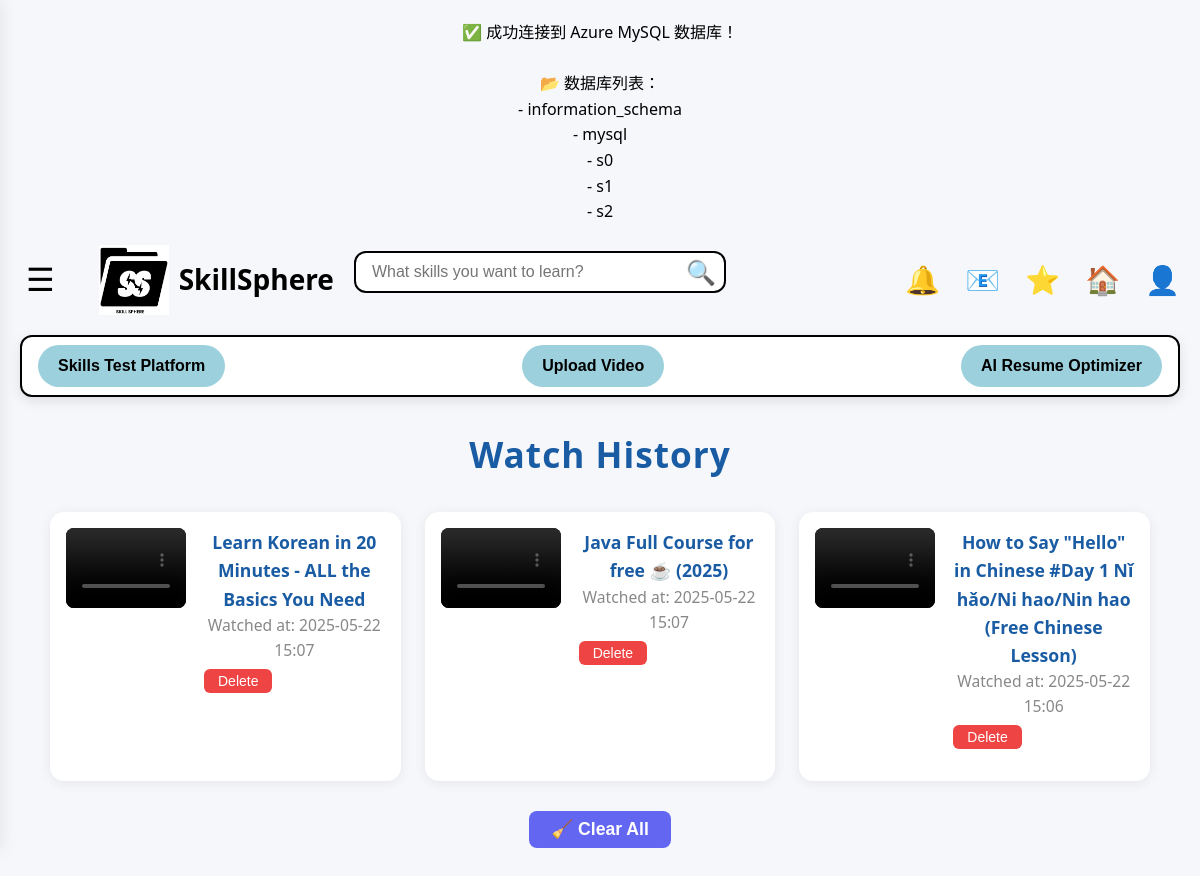
/templates/watch_history.php (signed in), run on the app's committed database.
### tables this page shows
CREATE TABLE `watch_history` (
  `id` int(11) NOT NULL,
  `user_id` int(11) NOT NULL,
  `video_id` int(11) NOT NULL,
  `watched_at` datetime DEFAULT current_timestamp()
);

CREATE TABLE `videos` (
  `id` int(11) NOT NULL,
  `title` varchar(255) NOT NULL,
  `description` text DEFAULT NULL,
  `category` varchar(50) DEFAULT NULL,
  `file_path` varchar(255) NOT NULL,
  `thumbnail` varchar(255) DEFAULT NULL,
  `upload_time` timestamp NOT NULL DEFAULT current_timestamp(),
  `uploaded_at` datetime DEFAULT current_timestamp(),
  `like_count` int(11) DEFAULT 0,
  `user_id` int(11) NOT NULL,
  `created_at` timestamp NOT NULL DEFAULT current_timestamp(),
  `video_url` varchar(255) DEFAULT NULL
);

### templates/watch_history.php (the view, shortened to what this page needs)
<?php
require 'db.php';
include 'nav.php';
$user_id = $_SESSION['user_id'];
$stmt = $pdo->prepare("SELECT v.*, h.watched_at, h.id as history_id FROM watch_history h JOIN videos v ON v.id = h.video_id WHERE h.user_id = ? ORDER BY h.watched_at DESC");
$stmt->execute([$user_id]);
$watched = $stmt->fetchAll(PDO::FETCH_ASSOC);
?>
<!DOCTYPE html>
<html>
<head>
</head>
<body>
<h2>Watch History</h2>
<div class="history-grid">
<?php foreach ($watched as $v): ?>
  <div class="history-card">
    <a href="video_detail.php?id=<?= $v['id'] ?>">
      <video src="<?= htmlspecialchars($v['file_path'] ?? $v['video_url']) ?>" controls muted></video>
    </a>
    <div class="history-info">
      <a href="video_detail.php?id=<?= $v['id'] ?>" class="history-title"><?= htmlspecialchars($v['title']) ?></a>
      <div class="history-time">Watched at: <?= date('Y-m-d H:i', strtotime($v['watched_at'])) ?></div>
      <div class="history-actions">
        <form method="POST" action="delete_history.php" class="delete-history-form" style="display:inline;">
          <button type="submit">Delete</button>
        </form>
      </div>
    </div>
  </div>
<?php endforeach; ?>
</div>
<form method="POST" action="clear_history.php" id="clearHistoryForm">
  <button type="submit" class="clear-btn">🧹 Clear All</button>
</form>
</body>
</html>

### templates/style.css (style rules this page uses)
body { font-family: Arial, sans-serif; margin: 0; padding: 0; text-align: center; background-color: white; }

### templates/nav.php (style rules this page uses)
body { font-family: 'Segoe UI', Arial, sans-serif; padding: 20px; }
h2 { text-align: center; margin-bottom: 30px; color: #1a5ca4; font-size: 2.2em; letter-spacing: 1px; }
body { font-family: 'Segoe UI', Tahoma, Geneva, Verdana, sans-serif; line-height: 1.6; background-color: #f5f7fa; margin: 0; padding: 20px; }

### templates/watch_history.php (style rules this page uses)
.history-grid { display: grid; grid-template-columns: repeat(auto-fill, minmax(340px, 1fr)); gap: 24px; margin: 30px auto; max-width: 1100px; }
.history-card { background: #fff; border-radius: 14px; box-shadow: 0 2px 12px rgba(0,0,0,0.07); padding: 16px; display: flex; align-items: flex-start; gap: 18px; }
.history-card video { width: 120px; height: 80px; border-radius: 8px; background: #000; object-fit: cover; }
.history-info { flex: 1; }
.history-title { font-size: 1.1em; font-weight: 600; color: #1a5ca4; margin-bottom: 4px; text-decoration: none; }
.history-time { color: #888; font-size: 0.98em; margin-bottom: 6px; }
.history-actions { display: flex; gap: 8px; }
.history-actions button { background: #ef4444; color: #fff; border: none; border-radius: 6px; padding: 4px 14px; font-size: 14px; cursor: pointer; transition: background 0.18s; }
.clear-btn { background: #6366f1; color: #fff; border: none; border-radius: 8px; padding: 8px 22px; font-size: 1.1em; font-weight: 600; margin: 24px auto 0 auto; display: block; cursor: pointer; transition: background 0.18s; }

### data on the page
watch_history: video.title "Learn Korean in 20 Minutes - ALL the Basics You Need", watched_at "2025-05-22 15:07"
watch_history: video.title "Java Full Course for free ☕ (2025)", watched_at "2025-05-22 15:07"
watch_history: video.title "How to Say \"Hello\" in Chinese #Day 1 Nǐ hǎo/Ni hao/Nin hao (Free Chinese Lesson)", watched_at "2025-05-22 15:06"

### other printed values
$row['Database'] "information_schema"
$row['Database'] "mysql"
$row['Database'] "s0"
$row['Database'] "s1"
$row['Database'] "s2"
